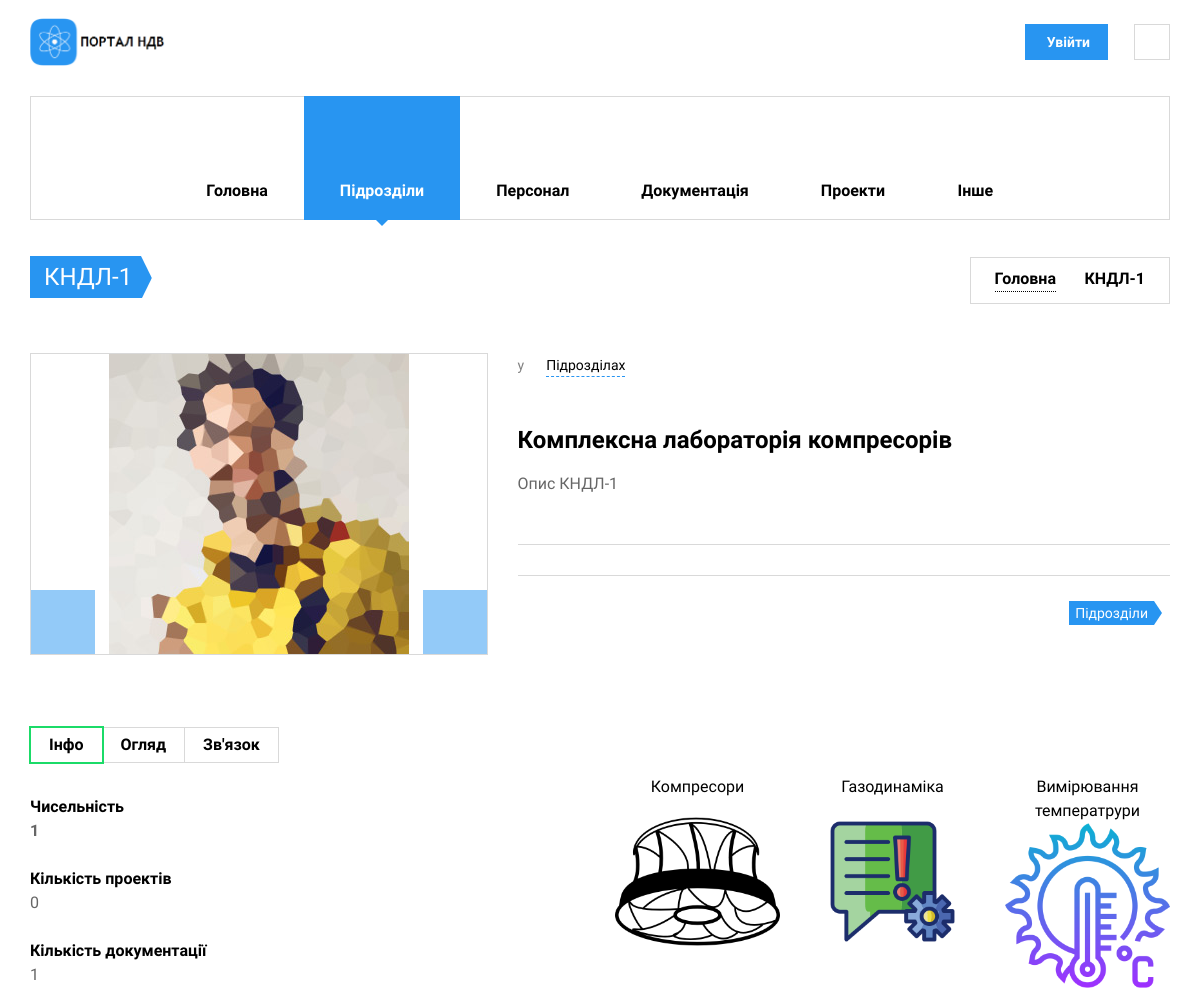
The page /division/kndl-1/ (upper part) on the database as committed earlier.
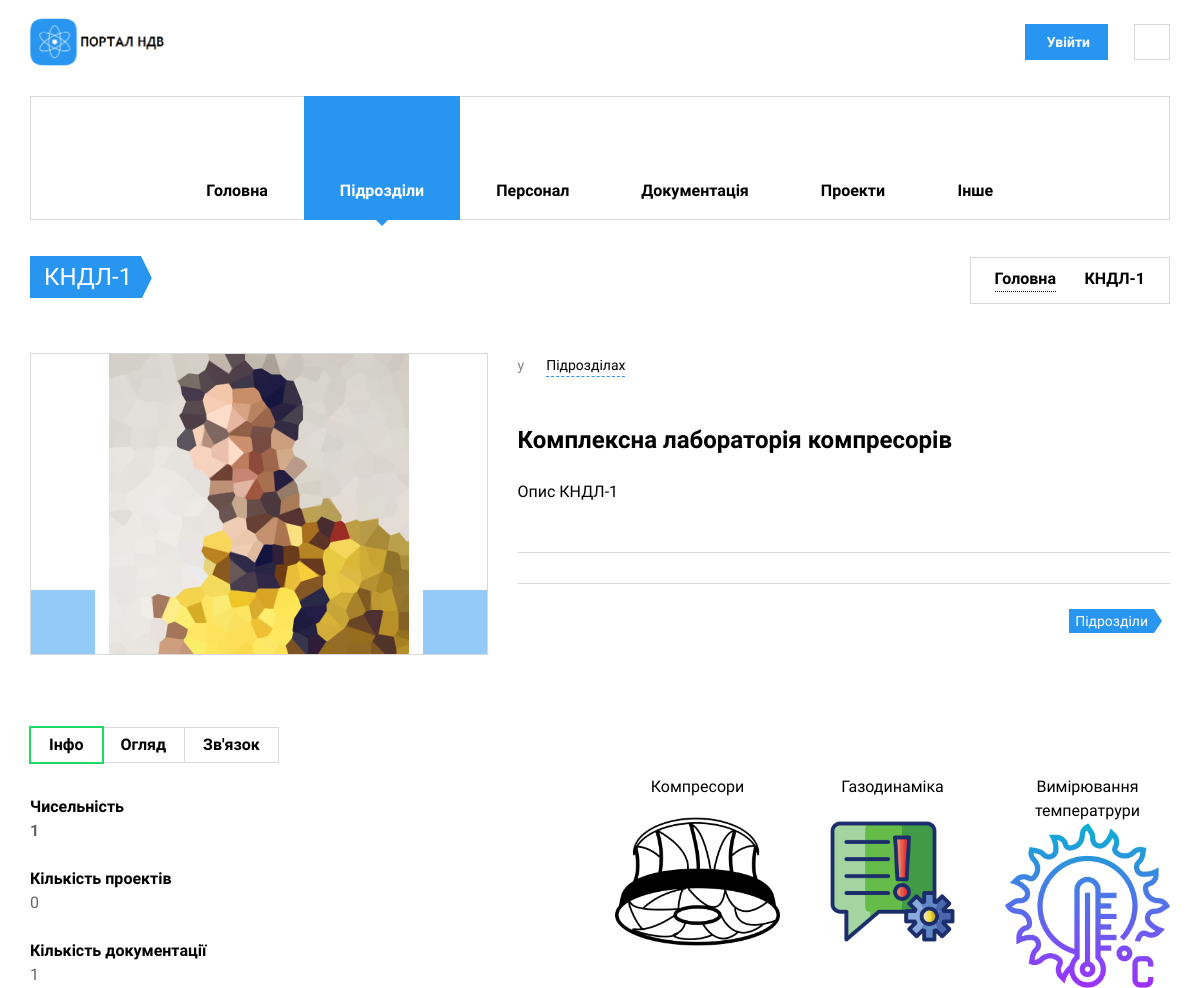
The same page on the database as committed later.
### nio_app/models.py (models this page shows, shortened)
class Divisions(models.Model):
    name = models.CharField(max_length=200, help_text='не більше ніж 200 символів',
                            verbose_name='Назва підрозділу')
    abr = models.CharField(max_length=10, help_text='не більше ніж 10 символів',
                           verbose_name='Абрівіатура підрозділу')
    slug = models.SlugField(max_length=200, unique=True, verbose_name='URL', db_index=True)
    description = models.TextField(max_length=5000, help_text='Введіть короткий опис підрозділу',
                                   verbose_name='Опис підрозділу')
    num_staff = models.IntegerField(verbose_name='Кількість персоналу', null=True, blank=True, default=0)
    num_projects = models.IntegerField(verbose_name='Кількість проектів', null=True)
    num_docs = models.IntegerField(verbose_name='Загальна кількість документації', null=True)
    locs = models.ManyToManyField('Location', verbose_name='Розміщення')
    coops = models.ManyToManyField('Cooperation', verbose_name='Підрозділи взаємодії')
    theses = models.ManyToManyField('Theses', verbose_name='Тези')
    boss = models.CharField(max_length=50, help_text='Призвище Ім\'я',
                            verbose_name='ПІБ керівника', null=True, blank=True)
    photo = models.ImageField(upload_to="boss_foto/", verbose_name="Фото")
    pics = models.ManyToManyField('DivisionsPics', verbose_name='Картинка до підрозділу')
    """Шлях до фото підрозділу"""
    objects = models.Manager()
    __original_name = None
    """Визначення кількості персоналу, проектів та документації через сумісні моделі"""
    class Meta:
        verbose_name = 'Підрозділи'
        verbose_name_plural = 'Підрозділи'
        ordering = ['name']

### nio_app/views.py (the view)
# urls.py: path('division/<slug:slug>/', DivisionList.as_view(), name='division'),
class DivisionList(DetailView, MultipleObjectMixin, PortalMixin):
    model = Divisions
    template_name = 'nio_app/division.html'
    paginate_by = 5
    def get_context_data(self, *, object_list=None, **kwargs):
        div = self.object
        object_list = div.description.split('\n')
        context = super().get_context_data(object_list=object_list, **kwargs)
        context['div'] = div
        """використання PortalMixin"""
        mixin_context = self.get_user_context()
        return dict(list(context.items()) + list(mixin_context.items()))

### nio_app/utilits.py (called while the page is built)
    def docs_name(self):
        doc = (
            ("M", "Методики"), ("P", "Паспорти"), ("KE", "Керівництва з експлуатації"), ("TD", "Техничні довідки"),
            ("ZT", "Технічні звіти"), ("TI", "Технологічні інструкції"), ("I", "Інше"))
        docs_type = Documents.objects.values('type').annotate(Count('type'))
        dt = []
        for i in doc:
            for t in docs_type:
                if t['type'] in i:
                    add = [i[0], i[1], t['type__count']]
                    dt.append(add)
                else:
                    continue
        return dt

    def get_user_context(self, **kwargs):
        context = kwargs
        context['divisions'] = self.divisions
        context['dt'] = self.docs_name()
        context['projects'] = Projects.objects.only('name')
        context['page'] = ''
        return context

### nio_app/templates/nio_app/division.html (shortened to what this page needs)
{% extends 'nio_app/base_portal.html' %}
{% load static %}
{% block main %}
<li class="menu-item-has-children">
  {% endblock main %}
  {% block divs %}
<li class="menu-item-has-children current-menu-item ">
  {% endblock divs %}
  {% block staff %}
<li class="menu-item-has-children">
  {% endblock staff %}
  {% block docs %}
<li class="menu-item-has-children">
  {% endblock docs %}
  {% block projects %}
<li class="menu-item-has-children">
  {% endblock projects %}
  {% block other %}
<li class="menu-item-has-children">
  {% endblock other %}
{% block content %}
    <section class="page-title">
      <div class="container">
        <div class="inner">
          <div class="column">
            <div class="title">
              <a href="{% url 'nio_app:division' div.slug %}"><h1>{{ div.abr }}</h1></a>
            </div>
          </div>
          <div class="column">
            <div class="breadcrumbs">
              <a href="{% url 'nio_app:index_portal' %}">Головна</a>
              <span class="delimiter"><i class="icon-arrow-right"></i></span>
              <span>{{ div.abr }}</span>
            </div>
          </div>
        </div>
      </div>
    </section>
    <section class="shop-single container">
      <div class="row">
        <div class="col-lg-5 col-md-6 space-bottom-2x">
          <div class="image-carousel">
            <div class="inner">
              <img src="{{ div.photo.url }}" alt="Image">
            </div>
          </div>
        </div>
        <div class="col-lg-7 col-md-6 space-bottom-2x">
          <div class="shop-meta space-bottom-2x">
            <span>у</span>
            <span>
              <i class="icon-ribbon hidden-md"></i>
              <a href="{% url 'nio_app:index_portal' %}#divs">Підрозділах</a>
            </span>
          </div>
          <h2 class="shop-title"><a href="#">{{div.name}}</a></h2>
          {% for text in object_list %}
          <p class="text-gray">{{text|safe}}</p>
          {% endfor %}
        {% include 'nio_app/include/pagination.html' %}
          <div class="post-tools space-top">
            <div class="column">
              <div class="tags-links">
                <a href="{% url 'nio_app:index_portal' %}#divs">Підрозділи</a>
              </div>
            </div>
          </div>
        </div>
      </div>
      <div class="row padding-top">
        <div class="col-sm-6 space-bottom">
          <ul class="nav-tabs" role="tablist">
            <li class="active"><a href="#tab1" role="tab" data-toggle="tab">Інфо</a></li>
            <li><a href="#tab2" role="tab" data-toggle="tab">Огляд</a></li>
            <li><a href="#tab3" role="tab" data-toggle="tab">Зв'язок</a></li>
          </ul>
          <div class="tab-content">
            <div role="tabpanel" class="tab-pane transition fade in active" id="tab1">
              <span class="text-bold">Чисельність</span>
              <a href="{% url 'nio_app:staff' %}filter/?divs={{div.pk}}&sort=fio">
                <p class="text-gray">{{div.num_staff}}</p></a>
              <span class="text-bold">Кількість проектів</span>
              <p class="text-gray">{{div.num_projects}}</p>
              <span class="text-bold">Кількість документації</span>
              <p class="text-gray">{{div.num_docs}}</p>
            </div>
          </div>
        </div>
        <div class="col-sm-6 padding-top-2x">
          <div class="row text-center">
            {% for t in div.theses.all %}
            <div class="col-sm-4 col-xs-6 padding-bottom">
              <p class="space-bottom-none">{{ t.name }}</p>
              <img src="{{ t.photo.url }}" class="block-center" alt="Feature">
            </div>
            {% endfor %}
          </div>
        </div>
      </div>
    </section>
{% endblock content %}

Rows that differ between the two databases and show on the page:
changed Divisions "КНДЛ-1": description "Опис КНДЛ-1" → "<p>Опис КНДЛ-1</p>" (drawn)
